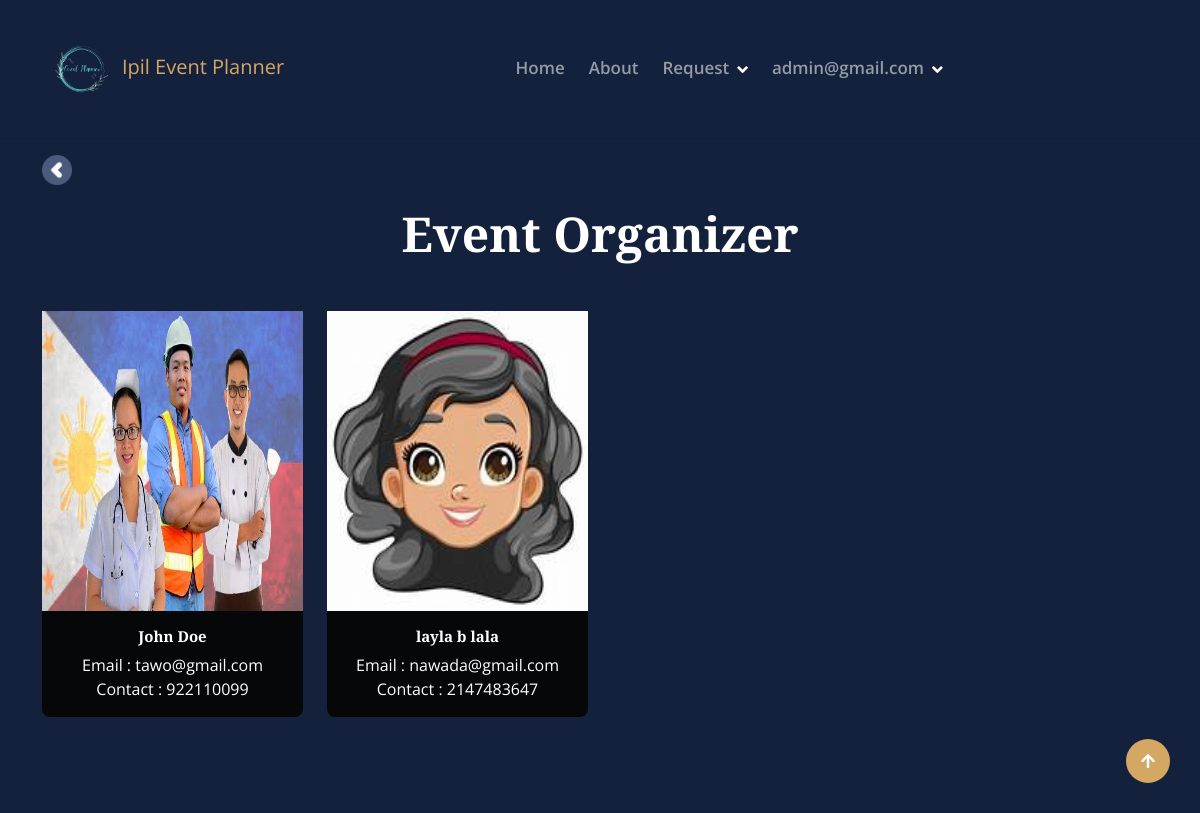
/client/event_organizer.php (signed in), run on the app's committed database.
### tables this page shows
CREATE TABLE `users` (
  `user_id` int(11) NOT NULL,
  `full_name` varchar(255) NOT NULL,
  `company_name` varchar(255) NOT NULL,
  `birthday` date NOT NULL,
  `age` int(11) NOT NULL,
  `gender` varchar(255) NOT NULL,
  `civil_status` varchar(255) NOT NULL,
  `address` varchar(255) NOT NULL,
  `contact` int(11) NOT NULL,
  `username` varchar(255) NOT NULL,
  `status` enum('approved','pending','denied') NOT NULL DEFAULT 'pending',
  `email` varchar(255) NOT NULL,
  `password` varchar(255) NOT NULL,
  `profile_pic` varchar(255) NOT NULL,
  `facebook` varchar(255) NOT NULL,
  `valid_id` varchar(255) NOT NULL,
  `user_type` varchar(255) NOT NULL,
  `user_plan_id` int(11) NOT NULL,
  `date_created` datetime NOT NULL DEFAULT current_timestamp()
);

### client/event_organizer.php (the view, shortened to what this page needs)
<?php
include '../connection/conn.php';
?>
<!DOCTYPE html>
<html lang="en">
<?php include 'includes/head.php'; ?>
<body>
    <?php include 'includes/topbar.php'; ?>
    <div class="container-fluid team py-6">
        <div class="container">
            <div style="margin-top: -80px; margin-bottom: 20px;">
                <a href="javascript:history.back()">
                    <img src="back.png" alt="Back Button" width="30px" height="30px">
                </a>
            </div>
            <div class="text-center wow bounceInUp" data-wow-delay="0.1s">
                <h1 class="display-5 mb-5">Event Organizer</h1>
            </div>
            <div class="row g-4">
                <?php
                $date_start = $_GET['date_start'];
                $date_end = $_GET['date_end'];
                $sql = "
                SELECT *
                FROM users
                WHERE user_type = 'organizer'
                AND user_id NOT IN (
                    SELECT organizer_id
                    FROM client_request_form
                    WHERE status = 'approved'
                    AND (
                        (date_start <= '$date_end' AND date_end >= '$date_start')
                    )
                )";
                $result = mysqli_query($conn, $sql);
                if (mysqli_num_rows($result) > 0) {
                    while ($row = mysqli_fetch_assoc($result)) {
                        $full_name = $row['full_name'];
                        $email = $row['email'];
                        $contact = $row['contact'];
                        $profile_pic = $row['profile_pic'];
                        $modal_id = "exampleModal" . $row['user_id'];
                        ?>
                        <div class="col-lg-3 col-md-6 wow bounceInUp" data-wow-delay="0.1s">
                            <div class="team-item rounded" data-bs-toggle="modal" data-bs-target="#<?= $modal_id ?>">
                                <img src="<?= $profile_pic ?>" class="img-fluid" alt="" style="height: 300px; width: 600px;">
                                <div class="team-content text-center py-3 bg-dark rounded-bottom">
                                    <h1 style="font-size:15px;" class="text-white"><?= $full_name ?></h1>
                                    <p class="text-white mb-0">Email : <?= $email ?></p>
                                    <p class="text-white mb-0">Contact : <?= $contact ?></p>
                                </div>
                            </div>
                        </div>
                        <?php
                    }
                } else {
                    echo '<p class="text-center">No organizers available for the selected date range.</p>';
                }
                ?>
            </div>
        </div>
    </div>
    <a href="#" class="btn btn-md-square btn-primary rounded-circle back-to-top"><i class="fa fa-arrow-up"></i></a>
</body>
</html>

### client/includes/head.php (shortened to what this page needs)
<div class="container-fluid nav-bar">
    <div class="container">
        <nav class="navbar navbar-light navbar-expand-lg py-4">
            <a href="index.php" class="navbar-brand">
                <img src="img/logo.png" alt="" width="80" height="80"><span class="text-primary">Ipil Event
                    Planner</span>
            </a>
            <div class="collapse navbar-collapse" id="navbarCollapse">
                <div class="navbar-nav mx-auto">
                    <a href="index.php" class="nav-item nav-link">Home</a>
                    <a href="about.php" class="nav-item nav-link">About</a>
                    <div class="nav-item dropdown">
                        <a href="#" class="nav-link dropdown-toggle" data-bs-toggle="dropdown">Request</a>
                    </div>
                    <div class="nav-item dropdown">
                        <a href="#" class="nav-link dropdown-toggle"
                            data-bs-toggle="dropdown"><?php echo $_SESSION['email'] ?></a>
                    </div>
                </div>
            </div>
        </nav>
    </div>
</div>

### client/includes/topbar.php (shortened to what this page needs)
<head>
    <link rel="stylesheet" href="https://use.fontawesome.com/releases/v5.15.4/css/all.css" />
    <link href="https://cdn.jsdelivr.net/npm/bootstrap-icons@1.4.1/font/bootstrap-icons.css" rel="stylesheet">
    <link href="lib/animate/animate.min.css" rel="stylesheet">
    <link href="lib/lightbox/css/lightbox.min.css" rel="stylesheet">
    <link href="lib/owlcarousel/owl.carousel.min.css" rel="stylesheet">
    <link href="css/bootstrap.min.css" rel="stylesheet">
    <link href="css/style.css" rel="stylesheet">
</head>

### client/css/style.css (style rules this page uses)
.back-to-top { position: fixed; right: 30px; bottom: 30px; z-index: 99; }
h1, h2, h3, .h1, .h2, .h3 { font-weight: 400 !important; font-family: "Libre Baskerville", serif !important; }
.py-6 { padding-top: 6rem; padding-bottom: 6rem; }
.wow, .animated { animation-duration: 2s !important; }
.btn.btn-primary { border: 0; }
.btn { font-weight: 600; transition: .5s; }
.btn-md-square { width: 44px; height: 44px; }
.btn-square, .btn-sm-square, .btn-md-square, .btn-lg-square { padding: 0; display: flex; align-items: center; justify-content: center; font-weight: normal; }
.nav-bar { background: var(--bs-light); border-bottom: 1px solid rgba(0, 0, 0, .05); }
.navbar .navbar-nav .nav-link { padding: 10px 12px; font-weight: 600; font-size: 17px; transition: .5s; }
.navbar .dropdown-toggle::after { border: none; content: "\f107"; font-family: "Font Awesome 5 Free"; font-weight: 700; vertical-align: middle; margin-left: 8px; }
.team-item { width: 100%; height: 100%; position: relative; }
.team-item .team-content { transition: 0.9s; }
.team-item .team-content h4, .team-item .team-content p { transition: 0.5s; }

### client/includes/topbar.php (style rules this page uses)
h1, h2, h3, .h1, .h2, .h3 { font-family: "Libre Baskerville", serif !important; font-weight: 700 !important; font-style: normal; color: #ffffff !important; }
.container-fluid { background-color: #14213d !important; }
.navbar-light .navbar-nav .nav-link { color: rgb(255 255 255 / 55%); }
.nav-bar { background: var(--bs-light); border-bottom: 1px solid rgba(0, 0, 0, .05); }
p { color: #ffffff; }
*, *::before, *::after { box-sizing: border-box; color: #ffffff; }

### data on the page
users: profile_pic (picture), full_name "John Doe", email "tawo@gmail.com", contact "922110099"
users: profile_pic (picture), full_name "layla b lala", email "nawada@gmail.com", contact "2147483647"

### other printed values
$_SESSION['email'] "admin@gmail.com"
